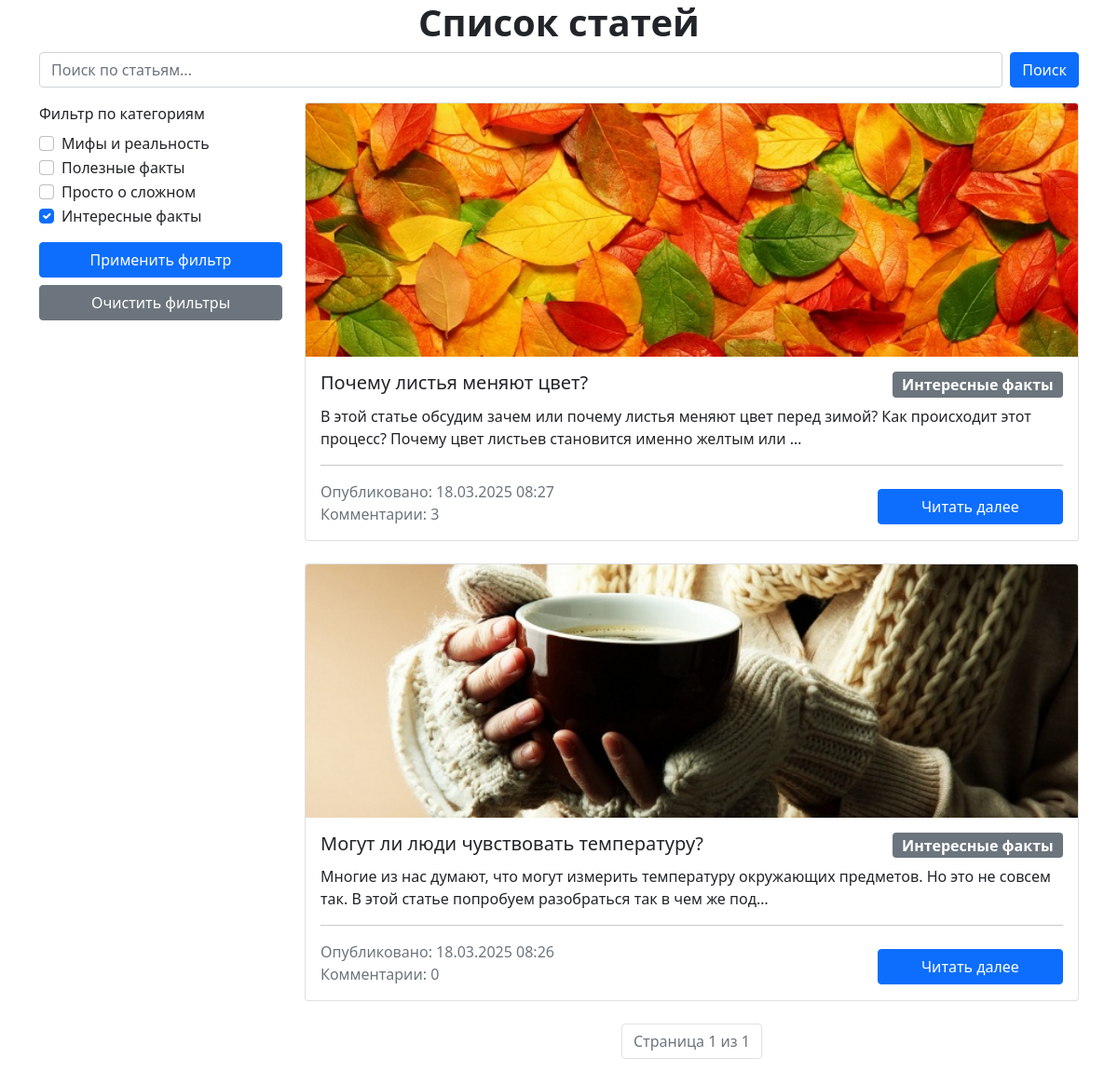
The app's page /?category=4 with its own data.
### main/models.py (models this page shows, shortened)
class Category(models.Model):
    name = models.CharField(max_length=255, blank=False)

class Article(models.Model):
    title = models.CharField(max_length=255, blank=False)
    description = models.TextField(blank=True)
    public_date = models.DateTimeField(
        blank=False, auto_now_add=True
    )  # Changed to DateTimeField
    image = models.ImageField(upload_to="images", blank=True)
    category = models.ForeignKey(
        Category,
        related_name="articles",
        on_delete=models.CASCADE,
        blank=True,
        null=True,
    )

### main/views.py (the view)
# urls.py: path("", views.index, name="index"),
def index(request):
    query = request.GET.get("q", "")
    selected_categories = request.GET.getlist("category")
    articles = Article.objects.order_by("-public_date")
    categories = Category.objects.all()
    if selected_categories and not query:
            articles = articles.filter(category_id__in=selected_categories)
    if query and not selected_categories:
        articles = articles.filter(title__iregex=query)
    if query and selected_categories:
        articles = articles.filter(title__iregex=query, category_id__in=selected_categories)
    paginator = Paginator(articles, 5)
    page_number = request.GET.get("page")
    page_obj = paginator.get_page(page_number)
    return render(
        request,
        "main/index.html",
        {
            "page_obj": page_obj,
            "query": query,
            "categories": categories,
            "selected_category": selected_categories,
        },
    )

### main/templates/main/index.html (shortened to what this page needs)
{% extends "./base.html" %}
{% block body %}
<div class="container">
    <h1 class="text-center fw-bold">Список статей</h1>
    <form method="GET" class="mb-3">
        <div class="d-flex mb-3">
            <input type="text" name="q" value="{{ query }}" class="form-control w-100" placeholder="Поиск по статьям..."
                aria-label="Поиск по статьям">
            <button type="submit" class="btn btn-primary ms-2">Поиск</button>
        </div>
        <div class="row">
            <div class="col-md-3 mb-4">
                <div class="mb-3">
                    <label class="form-label">Фильтр по категориям</label>
                    {% for category in categories %}
                    <div class="form-check">
                        <input class="form-check-input" type="checkbox" name="category" value="{{ category.id }}"
                            id="category{{ category.id }}" {% if category.id|stringformat:"s" in selected_category %}
                            checked{% endif %}>
                        <label class="form-check-label" for="category{{ category.id }}">
                            {{ category.name }}
                        </label>
                    </div>
                    {% endfor %}
                </div>
                <button type="submit" class="btn btn-primary w-100">Применить фильтр</button>
                <a href="{% url 'index' %}" class="btn btn-secondary mt-2 w-100">Очистить фильтры</a>
            </div>
            <div class="col-md-9">
                <div class="row">
                    {% for article in page_obj %}
                    <div class="col-12 mb-4">
                        <a href="{% url 'article-detail' article.id %}?q={{ query }}{% for category in selected_category %}&category={{ category }}{% endfor %}"
                            class="text-decoration-none text-dark">
                            <div class="card">
                                {% if article.image %}
                                <img src="{{ article.image.url }}" class="card-img-top" alt="{{ article.title }}">
                                {% endif %}
                                <div class="card-body">
                                    <h5 class="card-title mb-2 d-flex justify-content-between flex-wrap gap-2">
                                        {{ article.title }}
                                        <a href="?category={{ article.category.id }}"
                                            class="badge bg-secondary fs-6 text-decoration-none category-badge">
                                            {{ article.category.name }}</a>
                                    </h5>
                                    <span class="card-text">{{ article.description|truncatechars:150 }}</span>
                                    <hr>
                                    <div class="d-flex align-items-center flex-wrap justify-content-between">
                                        <div class="article_text">
                                            <p class="text-muted mb-0">
                                                Опубликовано: {{ article.public_date|date:"d.m.Y H:i" }}
                                            </p>
                                            <p class="text-muted mb-0"> Комментарии: {{ article.comments.count }}</p>
                                        </div>
                                        <a href="{% url 'article-detail' article.id %}?q={{ query }}{% for category in selected_category %}&category={{ category }}{% endfor %}"
                                            class="btn btn-primary col-lg-3 col-md-3 col-sm-4 col-12 mt-2">Читать
                                            далее</a>
                                    </div>
                                </div>
                            </div>
                        </a>
                    </div>
                    {% empty %}
                    <p>Статьи не найдены</p>
                    {% endfor %}
                </div>
                <nav aria-label="Page navigation">
                    <ul class="pagination justify-content-center">
                        <li class="page-item disabled">
                            <span class="page-link">
                                Страница {{ page_obj.number }} из {{ page_obj.paginator.num_pages }}</span>
                        </li>
                    </ul>
                </nav>
            </div>
        </div>
    </form>
</div>
{% endblock %}

### main/templates/main/index.html (style rules this page uses)
.category-badge { transition: all .15s; }

### records on screen
Category: name "Мифы и реальность"
Category: name "Полезные факты"
Category: name "Просто о сложном"
Category: category "☑", name "Интересные факты"
Article: image (picture), title "Почему листья меняют цвет?", category.name "Интересные факты", description "В этой статье обсудим зачем или почему листья меняют цвет перед зимой? Как происходит этот процесс? Почему цвет листьев становится именно желтым или …", public_date "18.03.2025 08:27", comments.count "3"
Article: image (picture), title "Могут ли люди чувствовать температуру?", category.name "Интересные факты", description "Многие из нас думают, что могут измерить температуру окружающих предметов. Но это не совсем так. В этой статье попробуем разобраться так в чем же под…", public_date "18.03.2025 08:26", comments.count "0"

### other values on screen
{{ page_obj.number }} "1"
{{ page_obj.paginator.num_pages }} "1"
